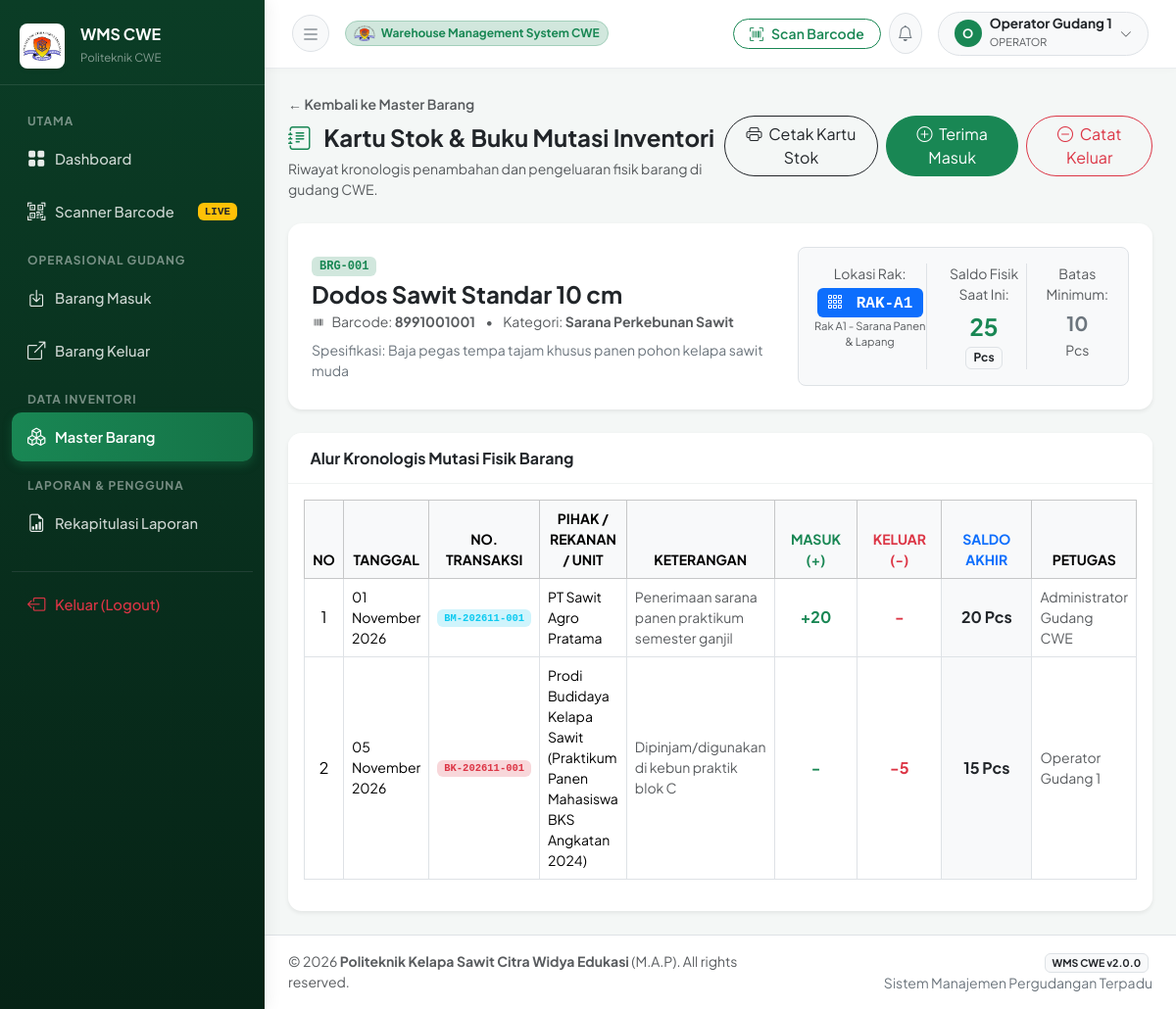
Screenshot of /modules/barang/kartu_stok.php?id=1 (signed in) with the database file from the repository.
### tables this page shows
CREATE TABLE IF NOT EXISTS `barang` (
  `id` INT AUTO_INCREMENT PRIMARY KEY,
  `kode_barang` VARCHAR(30) NOT NULL UNIQUE,
  `barcode` VARCHAR(60) NOT NULL UNIQUE,
  `nama_barang` VARCHAR(150) NOT NULL,
  `id_kategori` INT NOT NULL,
  `id_satuan` INT NOT NULL,
  `id_rak` INT NOT NULL,
  `stok` INT NOT NULL DEFAULT 0,
  `stok_minimum` INT NOT NULL DEFAULT 5,
  `spesifikasi` TEXT DEFAULT NULL,
  `foto` VARCHAR(255) DEFAULT NULL,
  `created_at` DATETIME DEFAULT CURRENT_TIMESTAMP,
  `updated_at` DATETIME DEFAULT CURRENT_TIMESTAMP ON UPDATE CURRENT_TIMESTAMP,
  FOREIGN KEY (`id_kategori`) REFERENCES `kategori`(`id`) ON DELETE RESTRICT ON UPDATE CASCADE,
  FOREIGN KEY (`id_satuan`) REFERENCES `satuan`(`id`) ON DELETE RESTRICT ON UPDATE CASCADE,
  FOREIGN KEY (`id_rak`) REFERENCES `rak`(`id`) ON DELETE RESTRICT ON UPDATE CASCADE
);

CREATE TABLE IF NOT EXISTS `kategori` (
  `id` INT AUTO_INCREMENT PRIMARY KEY,
  `nama_kategori` VARCHAR(100) NOT NULL,
  `keterangan` TEXT DEFAULT NULL,
  `created_at` DATETIME DEFAULT CURRENT_TIMESTAMP
);

CREATE TABLE IF NOT EXISTS `rak` (
  `id` INT AUTO_INCREMENT PRIMARY KEY,
  `kode_rak` VARCHAR(30) NOT NULL UNIQUE,
  `nama_rak` VARCHAR(100) NOT NULL,
  `kapasitas` VARCHAR(50) DEFAULT NULL,
  `keterangan` TEXT DEFAULT NULL,
  `created_at` DATETIME DEFAULT CURRENT_TIMESTAMP
);

CREATE TABLE IF NOT EXISTS `satuan` (
  `id` INT AUTO_INCREMENT PRIMARY KEY,
  `nama_satuan` VARCHAR(50) NOT NULL,
  `keterangan` VARCHAR(100) DEFAULT NULL,
  `created_at` DATETIME DEFAULT CURRENT_TIMESTAMP
);

CREATE TABLE IF NOT EXISTS `barang_masuk` (
  `id` INT AUTO_INCREMENT PRIMARY KEY,
  `no_transaksi` VARCHAR(50) NOT NULL UNIQUE,
  `id_barang` INT NOT NULL,
  `id_supplier` INT DEFAULT NULL,
  `jumlah` INT NOT NULL,
  `tanggal_masuk` DATE NOT NULL,
  `no_surat_jalan` VARCHAR(100) DEFAULT NULL,
  `keterangan` TEXT DEFAULT NULL,
  `user_id` INT NOT NULL,
  `created_at` DATETIME DEFAULT CURRENT_TIMESTAMP,
  FOREIGN KEY (`id_barang`) REFERENCES `barang`(`id`) ON DELETE CASCADE ON UPDATE CASCADE,
  FOREIGN KEY (`id_supplier`) REFERENCES `supplier`(`id`) ON DELETE SET NULL ON UPDATE CASCADE,
  FOREIGN KEY (`user_id`) REFERENCES `users`(`id`) ON DELETE RESTRICT ON UPDATE CASCADE
);

CREATE TABLE IF NOT EXISTS `users` (
  `id` INT AUTO_INCREMENT PRIMARY KEY,
  `nama` VARCHAR(100) NOT NULL,
  `username` VARCHAR(50) NOT NULL UNIQUE,
  `password` VARCHAR(255) NOT NULL,
  `role` ENUM('admin', 'operator') NOT NULL DEFAULT 'operator',
  `telepon` VARCHAR(20) DEFAULT NULL,
  `email` VARCHAR(100) DEFAULT NULL,
  `created_at` DATETIME DEFAULT CURRENT_TIMESTAMP,
  `updated_at` DATETIME DEFAULT CURRENT_TIMESTAMP ON UPDATE CURRENT_TIMESTAMP
);

CREATE TABLE IF NOT EXISTS `barang_keluar` (
  `id` INT AUTO_INCREMENT PRIMARY KEY,
  `no_transaksi` VARCHAR(50) NOT NULL UNIQUE,
  `id_barang` INT NOT NULL,
  `id_departemen` INT DEFAULT NULL,
  `jumlah` INT NOT NULL,
  `tanggal_keluar` DATE NOT NULL,
  `peruntukan` VARCHAR(150) DEFAULT NULL,
  `keterangan` TEXT DEFAULT NULL,
  `user_id` INT NOT NULL,
  `created_at` DATETIME DEFAULT CURRENT_TIMESTAMP,
  FOREIGN KEY (`id_barang`) REFERENCES `barang`(`id`) ON DELETE CASCADE ON UPDATE CASCADE,
  FOREIGN KEY (`id_departemen`) REFERENCES `departemen`(`id`) ON DELETE SET NULL ON UPDATE CASCADE,
  FOREIGN KEY (`user_id`) REFERENCES `users`(`id`) ON DELETE RESTRICT ON UPDATE CASCADE
);

### helpers/format.php (called while the page is built, shortened)
<?php
if (!function_exists('format_tanggal')) {
    function format_tanggal(?string $date, bool $include_time = false): string {
        $timestamp = strtotime($date);
        $bulan_indo = [
            1 => 'Januari', 'Februari', 'Maret', 'April', 'Mei', 'Juni',
            'Juli', 'Agustus', 'September', 'Oktober', 'November', 'Desember'
        ];
        $hari = date('d', $timestamp);
        $bulan = $bulan_indo[(int)date('m', $timestamp)];
        $tahun = date('Y', $timestamp);
        $result = "{$hari} {$bulan} {$tahun}";
        return $result;
    }
}

### modules/barang/kartu_stok.php (the view, shortened to what this page needs)
<?php
require_once __DIR__ . '/../../config/database.php';
require_once __DIR__ . '/../../helpers/format.php';
$id = (int)($_GET['id'] ?? 0);
$stmt = $pdo->prepare("
    SELECT b.*, k.nama_kategori, s.nama_satuan, r.nama_rak, r.kode_rak
    FROM barang b
    JOIN kategori k ON b.id_kategori = k.id
    JOIN satuan s ON b.id_satuan = s.id
    JOIN rak r ON b.id_rak = r.id
    WHERE b.id = ?
");
$stmt->execute([$id]);
$barang = $stmt->fetch();
$stmt_in = $pdo->prepare("
    SELECT
        bm.tanggal_masuk as tanggal,
        bm.created_at,
        bm.no_transaksi,
        'MASUK' as tipe,
        bm.jumlah as masuk,
        0 as keluar,
        COALESCE(s.nama_supplier, 'Penerimaan Langsung / Stok Awal') as pihak_terkait,
        bm.keterangan,
        u.nama as petugas
    FROM barang_masuk bm
    LEFT JOIN supplier s ON bm.id_supplier = s.id
    JOIN users u ON bm.user_id = u.id
    WHERE bm.id_barang = ?
");
$stmt_in->execute([$id]);
$mutasi_masuk = $stmt_in->fetchAll();
$stmt_out = $pdo->prepare("
    SELECT
        bk.tanggal_keluar as tanggal,
        bk.created_at,
        bk.no_transaksi,
        'KELUAR' as tipe,
        0 as masuk,
        bk.jumlah as keluar,
        CONCAT(COALESCE(d.nama_departemen, 'Unit Kampus'), ' (', COALESCE(bk.peruntukan, '-'), ')') as pihak_terkait,
        bk.keterangan,
        u.nama as petugas
    FROM barang_keluar bk
    LEFT JOIN departemen d ON bk.id_departemen = d.id
    JOIN users u ON bk.user_id = u.id
    WHERE bk.id_barang = ?
");
$stmt_out->execute([$id]);
$mutasi_keluar = $stmt_out->fetchAll();
$mutasi = array_merge($mutasi_masuk, $mutasi_keluar);
usort($mutasi, function($a, $b) {
    $t1 = strtotime($a['tanggal'] . ' ' . date('H:i:s', strtotime($a['created_at'])));
    $t2 = strtotime($b['tanggal'] . ' ' . date('H:i:s', strtotime($b['created_at'])));
    return $t1 <=> $t2;
});
require_once __DIR__ . '/../../layout/header.php';
require_once __DIR__ . '/../../layout/sidebar.php';
?>
<div id="content-wrapper">
    <?php require_once __DIR__ . '/../../layout/navbar.php'; ?>
    <main class="container-fluid px-4 py-4">
        <div class="d-flex flex-column flex-md-row justify-content-between align-items-md-center mb-4">
            <div>
                <a href="<?= BASE_URL ?>modules/barang/index.php" class="text-decoration-none text-muted small fw-semibold no-print">
                    &larr; Kembali ke Master Barang
                </a>
                <h4 class="fw-bold mt-2 text-dark"><i class="bi bi-journal-text text-success me-2"></i> Kartu Stok & Buku Mutasi Inventori</h4>
                <p class="text-muted small mb-0">Riwayat kronologis penambahan dan pengeluaran fisik barang di gudang CWE.</p>
            </div>
            <div class="mt-3 mt-md-0 d-flex gap-2 no-print">
                <a href="<?= BASE_URL ?>modules/barang/cetak_kartu_stok.php?id=<?= $barang['id'] ?>" target="_blank" class="btn btn-outline-dark rounded-pill px-3">
                    <i class="bi bi-printer me-1"></i> Cetak Kartu Stok
                </a>
                <a href="<?= BASE_URL ?>modules/barang_masuk/tambah.php?id_barang=<?= $barang['id'] ?>" class="btn btn-success rounded-pill px-3">
                    <i class="bi bi-plus-circle me-1"></i> Terima Masuk
                </a>
                <a href="<?= BASE_URL ?>modules/barang_keluar/tambah.php?id_barang=<?= $barang['id'] ?>" class="btn btn-outline-danger rounded-pill px-3">
                    <i class="bi bi-dash-circle me-1"></i> Catat Keluar
                </a>
            </div>
        </div>
        <div class="card shadow-sm mb-4">
            <div class="card-body p-4">
                <div class="row g-3 align-items-center">
                    <div class="col-md-7">
                        <span class="badge bg-success-subtle text-success font-monospace px-2 py-1 mb-1"><?= htmlspecialchars($barang['kode_barang']) ?></span>
                        <h4 class="fw-bold text-dark mb-1"><?= htmlspecialchars($barang['nama_barang']) ?></h4>
                        <div class="text-muted small mb-2">
                            <span><i class="bi bi-upc me-1"></i> Barcode: <strong><?= htmlspecialchars($barang['barcode']) ?></strong></span>
                            <span class="mx-2">&bull;</span>
                            <span>Kategori: <strong><?= htmlspecialchars($barang['nama_kategori']) ?></strong></span>
                        </div>
                        <p class="small text-secondary mb-0">Spesifikasi: <?= htmlspecialchars($barang['spesifikasi'] ?? '-') ?></p>
                    </div>
                    <div class="col-md-5">
                        <div class="p-3 bg-light rounded-3 border d-flex justify-content-around text-center">
                            <div>
                                <small class="text-muted d-block">Lokasi Rak:</small>
                                <span class="badge bg-primary fs-6 font-monospace mt-1">
                                    <i class="bi bi-grid-3x3-gap me-1"></i> <?= htmlspecialchars($barang['kode_rak']) ?>
                                </span>
                                <div class="text-muted" style="font-size: 0.7rem;"><?= htmlspecialchars($barang['nama_rak']) ?></div>
                            </div>
                            <div class="border-start ps-3">
                                <small class="text-muted d-block">Saldo Fisik Saat Ini:</small>
                                <span class="fs-4 fw-bold text-success mt-1 d-block"><?= number_format($barang['stok']) ?></span>
                                <span class="badge bg-light text-dark border"><?= htmlspecialchars($barang['nama_satuan']) ?></span>
                            </div>
                            <div class="border-start ps-3">
                                <small class="text-muted d-block">Batas Minimum:</small>
                                <span class="fs-5 fw-bold text-secondary mt-1 d-block"><?= number_format($barang['stok_minimum']) ?></span>
                                <small class="text-muted"><?= htmlspecialchars($barang['nama_satuan']) ?></small>
                            </div>
                        </div>
                    </div>
                </div>
            </div>
        </div>
        <div class="card shadow-sm">
            <div class="card-header bg-white py-3">
                <h6 class="fw-bold mb-0 text-dark">Alur Kronologis Mutasi Fisik Barang</h6>
            </div>
            <div class="card-body">
                <div class="table-responsive">
                    <table class="table table-bordered table-hover align-middle">
                        <thead class="table-light small text-uppercase text-center">
                            <tr>
                                <th style="width: 40px;">No</th>
                                <th>Tanggal</th>
                                <th>No. Transaksi</th>
                                <th>Pihak / Rekanan / Unit</th>
                                <th>Keterangan</th>
                                <th style="width: 90px;" class="text-success">Masuk (+)</th>
                                <th style="width: 90px;" class="text-danger">Keluar (-)</th>
                                <th style="width: 100px;" class="text-primary">Saldo Akhir</th>
                                <th>Petugas</th>
                            </tr>
                        </thead>
                        <tbody>
                            <?php if (empty($mutasi)): ?>
                                <tr>
                                    <td colspan="9" class="text-center py-4 text-muted">Belum ada catatan mutasi transaksi untuk barang ini.</td>
                                </tr>
                            <?php else: ?>
                                <?php $no = 1; foreach ($mutasi as $m): ?>
                                    <tr>
                                        <td class="text-center"><?= $no++ ?></td>
                                        <td class="small"><?= format_tanggal($m['tanggal']) ?></td>
                                        <td class="font-monospace small fw-bold">
                                            <span class="badge <?= ($m['tipe'] === 'MASUK') ? 'bg-info-subtle text-info' : 'bg-danger-subtle text-danger' ?>">
                                                <?= htmlspecialchars($m['no_transaksi']) ?>
                                            </span>
                                        </td>
                                        <td class="small"><?= htmlspecialchars($m['pihak_terkait']) ?></td>
                                        <td class="small text-muted"><?= htmlspecialchars($m['keterangan'] ?? '-') ?></td>
                                        <td class="text-center text-success fw-bold">
                                            <?= ($m['masuk'] > 0) ? '+' . number_format($m['masuk']) : '-' ?>
                                        </td>
                                        <td class="text-center text-danger fw-bold">
                                            <?= ($m['keluar'] > 0) ? '-' . number_format($m['keluar']) : '-' ?>
                                        </td>
                                        <td class="text-center fw-bold bg-light text-dark">
                                            <?= number_format($m['saldo']) ?> <?= htmlspecialchars($barang['nama_satuan']) ?>
                                        </td>
                                        <td class="small text-muted"><?= htmlspecialchars($m['petugas']) ?></td>
                                    </tr>
                                <?php endforeach; ?>
                            <?php endif; ?>
                        </tbody>
                    </table>
                </div>
            </div>
        </div>
    </main>
<?php require_once __DIR__ . '/../../layout/footer.php'; ?>

### layout/header.php (style rules this page uses)
:root { --primary-cwe: #0f5132; --primary-cwe-hover: #0a3622; --primary-cwe-light: #d1e7dd; --accent-gold: #d4a373; --sidebar-bg: #0b3d26; --sidebar-text: #e9ecef; --sidebar-active: #198754; --card-radius: 14px; }
html, body { height: 100%; margin: 0; padding: 0; overflow: hidden; max-width: 100vw; }
body { font-family: 'Plus Jakarta Sans', sans-serif; background-color: #f4f7f6; color: #2b2f33; height: 100vh; }
#content-wrapper { flex: 1 1 0%; height: 100vh; display: flex; flex-direction: column; min-width: 0; background-color: #f4f7f6; overflow-y: auto; overflow-x: hidden; position: relative; }
#content-wrapper > main { flex: 1 0 auto; }
.card { border: none; border-radius: var(--card-radius); box-shadow: 0 3px 12px rgba(0, 0, 0, 0.04); transition: transform 0.2s ease, box-shadow 0.2s ease; }
.card-header { background-color: #ffffff; border-bottom: 1px solid #f0f3f2; padding: 1.1rem 1.4rem; font-weight: 600; border-radius: var(--card-radius) var(--card-radius) 0 0 !important; }
.table-responsive { -webkit-overflow-scrolling: touch; }

### rows the page displays
barang: kode_barang "BRG-001", nama_barang "Dodos Sawit Standar 10 cm", barcode "8991001001", id_kategori.nama_kategori "Sarana Perkebunan Sawit", spesifikasi "Baja pegas tempa tajam khusus panen pohon kelapa sawit muda", id_rak.kode_rak "RAK-A1", id_rak.nama_rak "Rak A1 - Sarana Panen & Lapang", stok "25", id_satuan.nama_satuan "Pcs", stok_minimum "10"
barang_masuk: tanggal_masuk "01 November 2026", no_transaksi "BM-202611-001", pihak_terkait "PT Sawit Agro Pratama", keterangan "Penerimaan sarana panen praktikum semester ganjil", jumlah "20", user.nama "Administrator Gudang CWE"
satuan: nama_satuan "Pcs"
barang_keluar: tanggal_keluar "05 November 2026", no_transaksi "BK-202611-001", pihak_terkait "Prodi Budidaya Kelapa Sawit (Praktikum Panen Mahasiswa BKS Angkatan 2024)", keterangan "Dipinjam/digunakan di kebun praktik blok C", jumlah "5", saldo "15", user.nama "Operator Gudang 1"

### other values shown
substr($_SESSION['user_nama'] ?? 'U', 0, 1) "O"
$_SESSION['user_nama'] "Operator Gudang 1"
$_SESSION['user_role'] "OPERATOR"
INSTITUTION_NAME "Politeknik Kelapa Sawit Citra Widya Edukasi"
APP_NAME "WMS CWE"
APP_VERSION "2.0.0"
